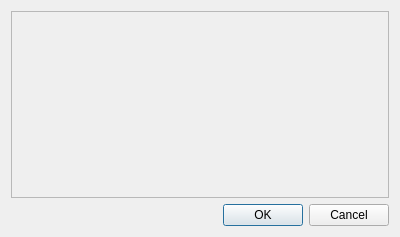
<?xml version="1.0" encoding="UTF-8"?>
<ui version="4.0">
 <class>DialogSecurity</class>
 <widget class="QDialog" name="DialogSecurity">
  <property name="geometry">
   <rect>
    <x>0</x>
    <y>0</y>
    <width>400</width>
    <height>237</height>
   </rect>
  </property>
  <property name="windowTitle">
   <string>Security Settings</string>
  </property>
  <layout class="QGridLayout" name="gridLayout">
   <item row="0" column="0">
    <widget class="QFrame" name="frameFields">
     <property name="minimumSize">
      <size>
       <width>0</width>
       <height>50</height>
      </size>
     </property>
     <property name="frameShape">
      <enum>QFrame::StyledPanel</enum>
     </property>
     <property name="frameShadow">
      <enum>QFrame::Raised</enum>
     </property>
    </widget>
   </item>
   <item row="1" column="0">
    <widget class="QDialogButtonBox" name="buttonBox">
     <property name="orientation">
      <enum>Qt::Horizontal</enum>
     </property>
     <property name="standardButtons">
      <set>QDialogButtonBox::Cancel|QDialogButtonBox::Ok</set>
     </property>
    </widget>
   </item>
  </layout>
 </widget>
 <resources/>
 <connections>
  <connection>
   <sender>buttonBox</sender>
   <signal>accepted()</signal>
   <receiver>DialogSecurity</receiver>
   <slot>accept()</slot>
   <hints>
    <hint type="sourcelabel">
     <x>248</x>
     <y>254</y>
    </hint>
    <hint type="destinationlabel">
     <x>157</x>
     <y>274</y>
    </hint>
   </hints>
  </connection>
  <connection>
   <sender>buttonBox</sender>
   <signal>rejected()</signal>
   <receiver>DialogSecurity</receiver>
   <slot>reject()</slot>
   <hints>
    <hint type="sourcelabel">
     <x>316</x>
     <y>260</y>
    </hint>
    <hint type="destinationlabel">
     <x>286</x>
     <y>274</y>
    </hint>
   </hints>
  </connection>
 </connections>
</ui>
